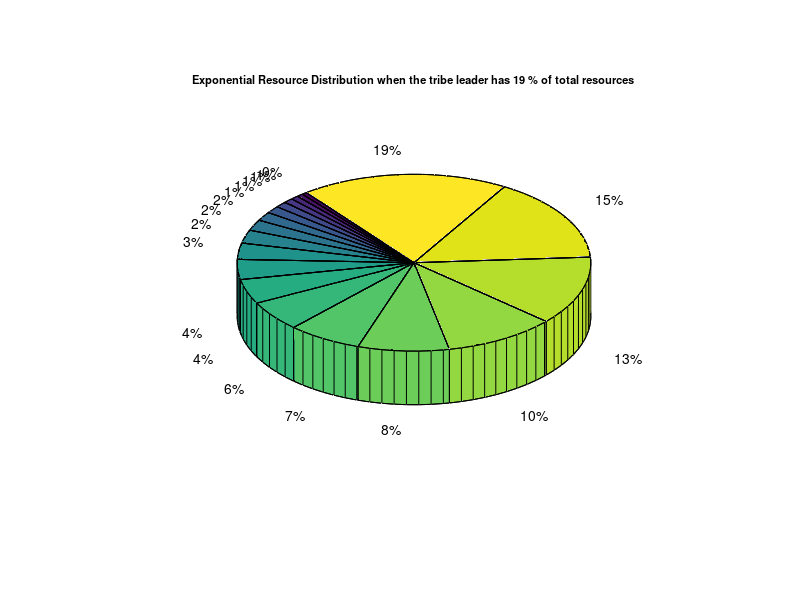

MATLAB code for this plot: (Note: this script raises an error after producing the figure.)

clear
clc 
close all;

TPP=1;
p=1;
Floor=0;
Frames=20
a=1:500;
n=19


%Mp=linspace((n+1).*(TPP-n.*Floor)/(n.^2),0.19*(TPP-n.*Floor),Frames);
%Mp=linspace(0.1*(TPP-n.*Floor),0.20*(TPP-n.*Floor),Frames);
Mp=0.19*(TPP-n.*Floor)
j=1:n;
for k=1:length(Mp);     

    uNext=max(TPP,3);
    uNow=1;
    while(abs(uNow-uNext)>0.00000005)

        f=((TPP-n*Floor-Mp(k))*uNow^(n-p));
        df=(n-p)*((TPP-n*Floor-Mp(k))*uNow^(n-p-1));
        for i = 1:n
            if(i~=p)
                f=f-Mp(k)*uNow^(n-i);
                df=df-Mp(k)*(n-i)*uNow^(n-i-1);
            end
        end
        uNow=uNext
        uNext=uNow-f/df;
    end
    r(k)=log(uNext);
    A(k)=Mp(k).*exp((p-n).*r(k));
    R(k,j)=A(k).*exp((n-j).*r(k))+Floor;
    C(k,a)=A(k).*exp((n-a).*r(k))+Floor;
end
k


%pie3(R(length(Mp),j)

%pie3(ones([1 20]))
%title('Equal Resource Distribution')
figh = figure;

for k=1:length(Mp)
    
    clf
    
    Mp_k=Mp(k);
    R_k=R(k,j);
    %C_K=C(k,a);
    %A_K=A(k);
    %r_K=r(k);
   
        
    pie3(fliplr(R_k));
    %ylim([0 10]);
    %ylim([0 Mp(end)+Floor]);
    %xlim([0 n+1]);
    %hold on;
    %plot(a,C_K);
    %xlabel('Income Percentile','FontSize',8);
    %ylabel('Percent of total Income');
    title(['Exponential Resource Distribution when the tribe leader has ', num2str(100*Mp_k/TPP),' % of total resources'],'FontSize',8);
 
    
   % hold on;
   % a1=linspace(0,n+1,500)
   % Floora=Floor.*a1./a1
   % plot(a1,Floora);
  
    %legend('% Total Income',['y=',num2str(A_K),'*exp(-',num2str(r_K),'*x)'],['Floor',' = ',num2str(Floor),'%'])
    
    movieVector(k) = getframe(figh,[10 10 520 400]);
    
end

myWriter = VideoWriter('curve','MPEG-4');
myWriter.FrameRate = 70;

open(myWriter);
writeVideo(myWriter,movieVector);
close(myWriter);
   